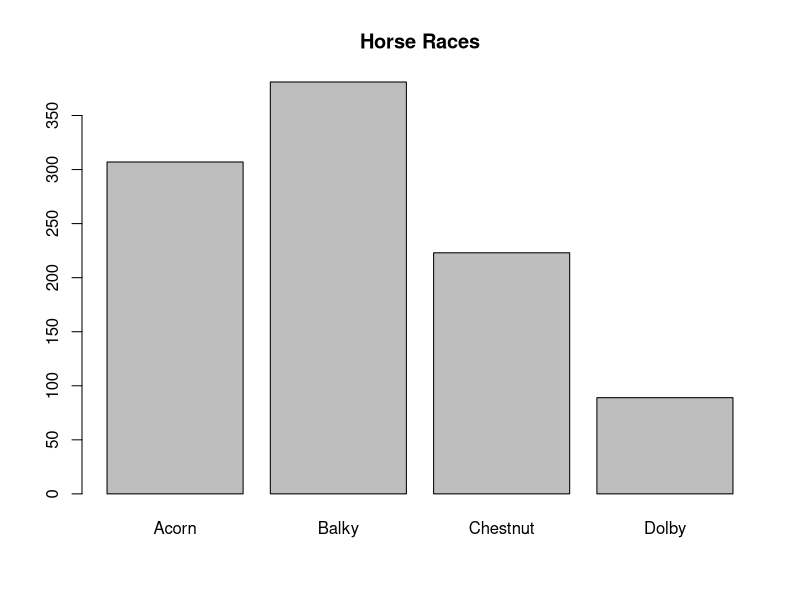

Reproduce this figure in R.

#' Example 1.5 (Horse Races)
#' Four horses (Acorn, Balky, Chestnut, and Dolby) have raced many
#' times. It is estimated that
#'   Acorn wins 30 percent of the time,
#'   Balky 40 percent of the time,
#'   Chestnut 20 percent of the time,
#'   Dolby 10 percent of the time.
#' This program simulates the outcomes of n races.

n = 1000        # the number of race
win_rate = c(.3, .4, .2, .1)
win_horse = c('Acorn', 'Balky', 'Chestnut', 'Dolby')


# cumlative winning rate for a horse
win_rate = cumsum(win_rate / sum(win_rate))
# create table for apply function
rate_table = data.frame(Horse=win_horse, Rate=win_rate)
# generate sentence for eval
sentence = apply(rate_table, 1, function(x) paste(
  c('ifelse(race<', x['Rate'], ',"', x['Horse'], '",\n'), collapse='') )
sentence = paste(c(sentence, rep(')', length(win_horse))), collapse='')

# do simulation
race = runif(n)
result = eval(parse(text=sentence))

barplot(sapply(win_horse, function(x) length(which(result==x))),
        main='Horse Races', names.arg=win_horse)
